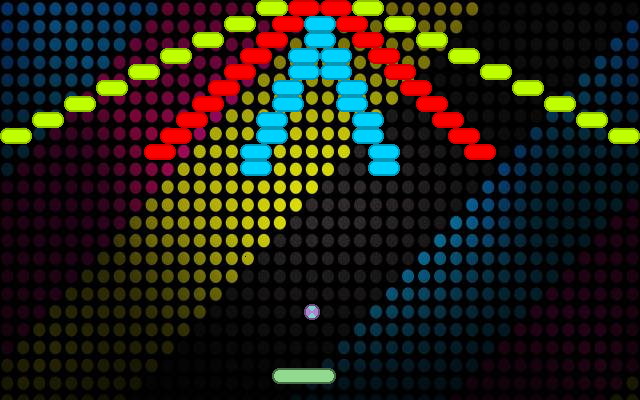

The image is a tile-based game level rendered from a .tmx file. Its description and source (layers, tilesets, objects; grid data summarised) follow:
An orthogonal 40x25 tile map with 16x16 px tiles, 1 tile layer (Tile Layer), 1 image layer.

<map version="1.0" orientation="orthogonal" renderorder="right-down" width="40" height="25" tilewidth="16" tileheight="16" backgroundcolor="#000000">
 <tileset firstgid="1" name="Default" tilewidth="64" tileheight="16">
  <tile id="0">
   <properties>
    <property name="Points" value="10" />
   </properties>
   <image width="32" height="16" source="../images/blue-block.png" />
  </tile>
  <tile id="1">
   <properties>
    <property name="Points" value="20" />
   </properties>
   <image width="32" height="16" source="../images/green-block.png" />
  </tile>
  <tile id="2">
   <properties>
    <property name="Points" value="30" />
   </properties>
   <image width="32" height="16" source="../images/light-block.png" />
  </tile>
  <tile id="3">
   <properties>
    <property name="Points" value="50" />
   </properties>
   <image width="32" height="16" source="../images/red-block.png" />
  </tile>
  <tile id="4">
   <properties>
    <property name="Points" value="5" />
   </properties>
   <image width="32" height="16" source="../images/yellow-block.png" />
  </tile>
  <tile id="5">
   <properties>
    <property name="Points" value="100" />
   </properties>
   <image width="32" height="16" source="../images/dark-block.png" />
  </tile>
  <tile id="6">
   <properties>
    <property name="Name" value="Ball" />
   </properties>
   <image width="16" height="16" source="../images/ball.png" />
  </tile>
  <tile id="7">
   <properties>
    <property name="Name" value="Racket" />
   </properties>
   <image width="64" height="16" source="../images/pad.png" />
  </tile>
 </tileset>
 <imagelayer name="Background" y="-1" opacity="0.9">
  <image source="../backgrounds/abstract-background-20.jpg" trans="aaaa00" />
 </imagelayer>
 <layer name="Tile Layer" width="40" height="25">
  <data>[1000 cells, 58 non-empty, 5 distinct tile ids]</data>
 </layer>
 <objectgroup name="Boundaries" visible="0" />
</map>
